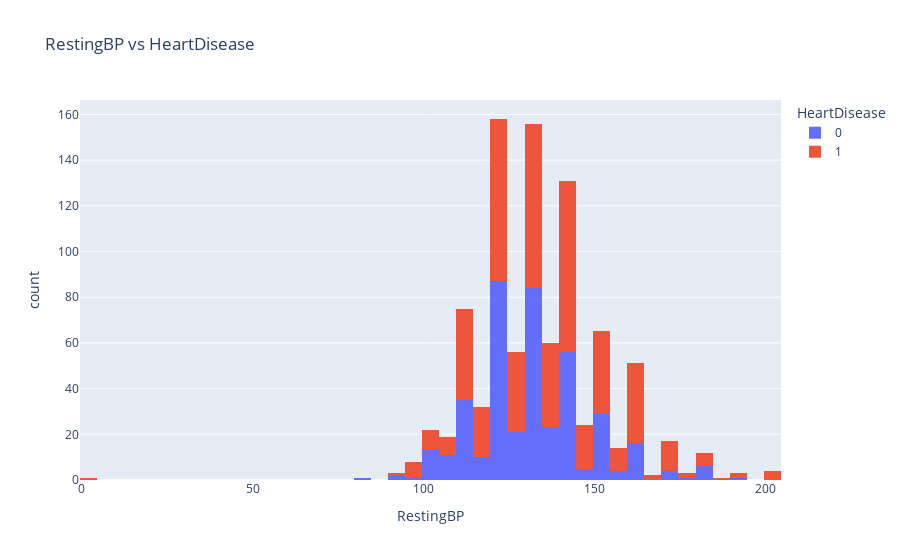

The notebook cell this image was saved under:
### Code cell
fig = px.histogram(df, 'RestingBP',             
                   color="HeartDisease",histfunc="count",
                   title="RestingBP vs HeartDisease")

fig.show()

### Figure 1 — Plotly figure (JSON) as saved in the notebook; plotly's stock layout.template omitted (floating-point values rounded to 4 significant figures; data arrays with more than 128 entries replaced by an {"elided": "..."} marker saying what was removed)
{"data": [{"alignmentgroup": "True", "bingroup": "x", "histfunc": "count", "hovertemplate": "HeartDisease=0<br>RestingBP=%{x}<br>count=%{y}<extra></extra>", "legendgroup": "0", "marker": {"color": "#636efa", "pattern": {"shape": ""}}, "name": "0", "offsetgroup": "0", "orientation": "v", "showlegend": true, "type": "histogram", "x": {"elided": "410 int values"}, "xaxis": "x", "yaxis": "y"}, {"alignmentgroup": "True", "bingroup": "x", "histfunc": "count", "hovertemplate": "HeartDisease=1<br>RestingBP=%{x}<br>count=%{y}<extra></extra>", "legendgroup": "1", "marker": {"color": "#EF553B", "pattern": {"shape": ""}}, "name": "1", "offsetgroup": "1", "orientation": "v", "showlegend": true, "type": "histogram", "x": {"elided": "508 int values"}, "xaxis": "x", "yaxis": "y"}], "layout": {"barmode": "relative", "legend": {"title": {"text": "HeartDisease"}, "tracegroupgap": 0}, "title": {"text": "RestingBP vs HeartDisease"}, "xaxis": {"anchor": "y", "domain": [0, 1], "title": {"text": "RestingBP"}}, "yaxis": {"anchor": "x", "domain": [0, 1], "title": {"text": "count"}}}}
